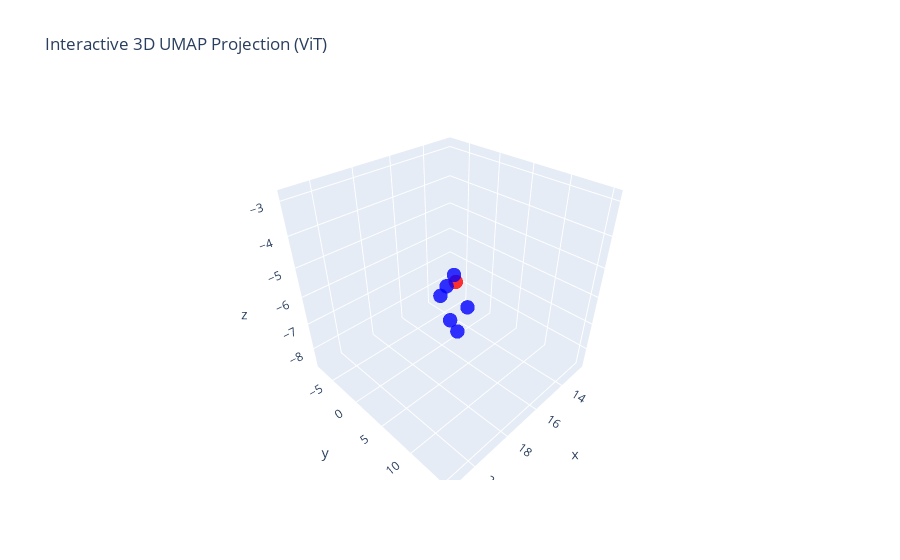

Notebook source saved alongside this figure:
### Code cell
fig = go.Figure(data=[go.Scatter3d(
    x=results[:, 0], y=results[:, 1], z=results[:, 2],
    mode='markers',
    marker=dict(size=5, color=colors_vit_self, opacity=0.8)
)])

fig.update_layout(
    title="Interactive 3D UMAP Projection (ViT)",
)

fig.show()

### Figure 1 — Plotly figure (JSON) as saved in the notebook; plotly's stock layout.template omitted (floating-point values rounded to 4 significant figures)
{"data": [{"marker": {"color": ["blue", "red", "blue", "blue", "blue", "blue", "blue"], "opacity": 0.8, "size": 5}, "mode": "markers", "type": "scatter3d", "x": [20.37, 20.71, 12.5, 20.8, 12.94, 21.1, 13.31], "y": [15.17, 14.76, -6.982, 15.22, -7.418, 15.2, -7.794], "z": [-3.536, -2.881, -7.783, -3.964, -8.219, -3.572, -8.595]}], "layout": {"title": {"text": "Interactive 3D UMAP Projection (ViT)"}}}
